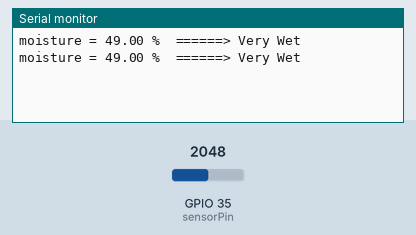
Bench run of a sketch on a simulated ESP32. Shown: the last lines printed to the serial monitor. Inputs (shaded band) come from the test bench; at power-on: GPIO 35 (sensorPin) = 2048.

Above: at 1.8 s.
1.9 s: GPIO 35 (sensorPin) set to 3603
At 2.8 s:
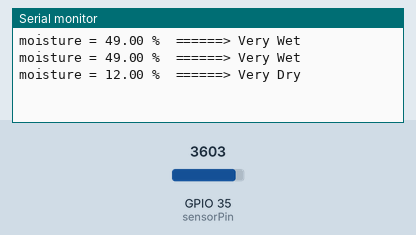
4.5 s: GPIO 35 (sensorPin) set to 4095
At 5.4 s:
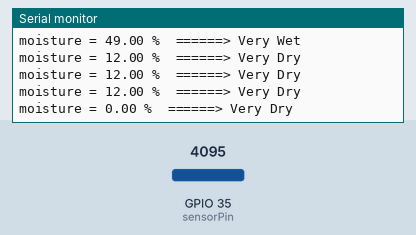

The sketch:

Soil_Moisture_Sensor_last_update.ino
```cpp
#define sensorPin 35

float sensorValue,moisture;
char* soil_status;

void setup() {
 Serial.begin(115200);
}

void loop() {
 sensorValue = analogRead(sensorPin);
 moisture = map(sensorValue,4095,0,0,100);

 if (moisture < 15) {
  soil_status = "Very Dry";
  Serial.print("moisture = ");
  Serial.print(moisture);
  Serial.print(" %");
  Serial.print("  ======> ");
  Serial.println(soil_status);}
 else if(moisture < 20){
  soil_status = "Dry";
  Serial.print("moisture = ");
  Serial.print(moisture);
  Serial.print(" %");
  Serial.print("  ======> ");
  Serial.println(soil_status);}
 else if(moisture < 25){
  soil_status = "Moderate";
  Serial.print("moisture = ");
  Serial.print(moisture);
  Serial.print(" %");
  Serial.print("  ======> ");
  Serial.println(soil_status);}
else if(moisture < 30){
  soil_status = "Wet";
  Serial.print("moisture = ");
  Serial.print(moisture);
  Serial.print(" %");
  Serial.print("  ======> ");
  Serial.println(soil_status);}
  else if(moisture > 30){
  soil_status = "Very Wet";
  Serial.print("moisture = ");
  Serial.print(moisture);
  Serial.print(" %");
  Serial.print("  ======> ");
  Serial.println(soil_status);}
 delay(1000);
}
```

Measured:
- after the input at 1.9 s, the serial monitor: prints a new line after 0.10 s (image 1)
- after the input at 4.5 s, the serial monitor: prints a new line after 0.50 s (image 2)
